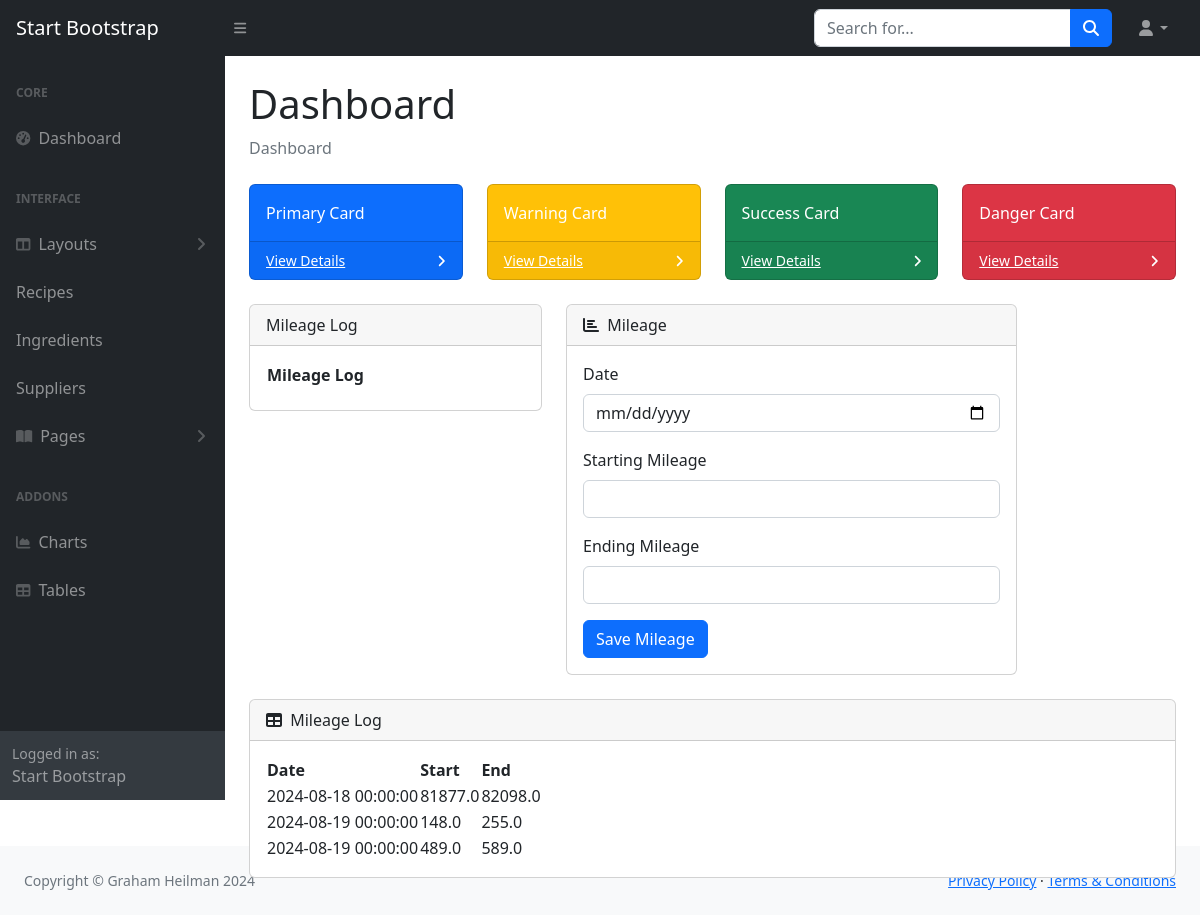
The app's page /mileage/ with its own data.
### main.py (models this page shows)
class Mileage(db.Model):
    __tablename__ = "mileage_log"
    mileage_id: Mapped[int] = mapped_column(Integer, primary_key=True)
    mileage_date: Mapped[DateTime] = mapped_column(DateTime(timezone=True))       #, default=datetime.datetime.now())
    starting_mileage: Mapped[float] = mapped_column(Float)
    ending_mileage: Mapped[float] = mapped_column(Float)
    distance = ending_mileage - starting_mileage

### main.py (the view)
@app.route('/mileage/', methods=['POST', 'GET'])
def mileage():
    mileage_form = MileageForm()
    result = db.session.execute(db.select(Mileage).order_by(Mileage.mileage_date))
    mileage_entries = result.scalars().all()
    if mileage_form.validate_on_submit():
        print("checking mileage")
        print(f"Date: {mileage_form.date.data}"),
        print(f"Starting: {mileage_form.starting_mileage.data}"),
        print(f"Ending:{mileage_form.ending_mileage.data}"),
        mileage_str = str(mileage_form.date.data)
        print (mileage_str)
        new_mileage_log = Mileage(
            mileage_date=(datetime.strptime(mileage_str, "%Y-%m-%d")),
            starting_mileage=mileage_form.starting_mileage.data,
            ending_mileage=mileage_form.ending_mileage.data,
        )
        print(new_mileage_log)
        db.session.add(new_mileage_log)
        db.session.commit()
        return (redirect(url_for('mileage')))
    else:
        for entry in mileage_entries:
            print (f"Mileage entry: {entry.mileage_date}, {entry.starting_mileage}, {entry.ending_mileage}, {entry.distance}")
            curr_date = datetime.today().date()
            print (f"curr date {curr_date}")
        mileage_form.date = curr_date
        return render_template('mileage.html', mileage_entries=mileage_entries, form=mileage_form)

### forms.py
class MileageForm(FlaskForm):
    date = DateField('Date', format='%Y-%m-%d', validators=[DataRequired()])
    starting_mileage = IntegerField('Starting Mileage', validators=[DataRequired()])
    ending_mileage = IntegerField('Ending Mileage', validators=[DataRequired()])
    submit = SubmitField(label="Save Mileage")

### templates/mileage.html (shortened to what this page needs)
{% from "bootstrap5/form.html" import render_form %}
{% include "header-nav.html" %}
        <div id="layoutSidenav">
            <div id="layoutSidenav_nav">
                <nav class="sb-sidenav accordion sb-sidenav-dark" id="sidenavAccordion">
                    <div class="sb-sidenav-menu">
                        <div class="nav">
                            <div class="sb-sidenav-menu-heading">Core</div>
                            <a class="nav-link" href="index.html">
                                <div class="sb-nav-link-icon"><i class="fas fa-tachometer-alt"></i></div>
                                Dashboard
                            </a>
                            <div class="sb-sidenav-menu-heading">Interface</div>
                            <a class="nav-link collapsed" href="#" data-bs-toggle="collapse" data-bs-target="#collapseLayouts" aria-expanded="false" aria-controls="collapseLayouts">
                                <div class="sb-nav-link-icon"><i class="fas fa-columns"></i></div>
                                Layouts
                                <div class="sb-sidenav-collapse-arrow"><i class="fas fa-angle-down"></i></div>
                            </a>
                            <a class="nav-link" href="{{ url_for('recipes')}}">Recipes</a>
                            <a class="nav-link" href="{{ url_for('ingredients')}}">Ingredients</a>
                            <a class="nav-link" href="{{ url_for('add_supplier')}}">Suppliers</a>
                            <a class="nav-link collapsed" href="#" data-bs-toggle="collapse" data-bs-target="#collapsePages" aria-expanded="false" aria-controls="collapsePages">
                                <div class="sb-nav-link-icon"><i class="fas fa-book-open"></i></div>
                                Pages
                                <div class="sb-sidenav-collapse-arrow"><i class="fas fa-angle-down"></i></div>
                            </a>
                            <div class="sb-sidenav-menu-heading">Addons</div>
                            <a class="nav-link" href="charts.html">
                                <div class="sb-nav-link-icon"><i class="fas fa-chart-area"></i></div>
                                Charts
                            </a>
                            <a class="nav-link" href="tables.html">
                                <div class="sb-nav-link-icon"><i class="fas fa-table"></i></div>
                                Tables
                            </a>
                        </div>
                    </div>
                    <div class="sb-sidenav-footer">
                        <div class="small">Logged in as:</div>
                        Start Bootstrap
                    </div>
                </nav>
            </div>
            <div id="layoutSidenav_content">
                <main>
                    <div class="container-fluid px-4">
                        <h1 class="mt-4">Dashboard</h1>
                        <ol class="breadcrumb mb-4">
                            <li class="breadcrumb-item active">Dashboard</li>
                        </ol>
                        <div class="row">
                            <div class="col-xl-3 col-md-6">
                                <div class="card bg-primary text-white mb-4">
                                    <div class="card-body">Primary Card</div>
                                    <div class="card-footer d-flex align-items-center justify-content-between">
                                        <a class="small text-white stretched-link" href="#">View Details</a>
                                        <div class="small text-white"><i class="fas fa-angle-right"></i></div>
                                    </div>
                                </div>
                            </div>
                            <div class="col-xl-3 col-md-6">
                                <div class="card bg-warning text-white mb-4">
                                    <div class="card-body">Warning Card</div>
                                    <div class="card-footer d-flex align-items-center justify-content-between">
                                        <a class="small text-white stretched-link" href="#">View Details</a>
                                        <div class="small text-white"><i class="fas fa-angle-right"></i></div>
                                    </div>
                                </div>
                            </div>
                            <div class="col-xl-3 col-md-6">
                                <div class="card bg-success text-white mb-4">
                                    <div class="card-body">Success Card</div>
                                    <div class="card-footer d-flex align-items-center justify-content-between">
                                        <a class="small text-white stretched-link" href="#">View Details</a>
                                        <div class="small text-white"><i class="fas fa-angle-right"></i></div>
                                    </div>
                                </div>
                            </div>
                            <div class="col-xl-3 col-md-6">
                                <div class="card bg-danger text-white mb-4">
                                    <div class="card-body">Danger Card</div>
                                    <div class="card-footer d-flex align-items-center justify-content-between">
                                        <a class="small text-white stretched-link" href="#">View Details</a>
                                        <div class="small text-white"><i class="fas fa-angle-right"></i></div>
                                    </div>
                                </div>
                            </div>
                        </div>
                        <div class="row">
                            <div class="col-xl-4">
                                <div class="card mb-4">
                                    <div class="card-header">
                                        Mileage Log
                                    </div>
                                    <div class="card-body">
                                        <table>
                                        <thead>
                                            <tr>
                                                <th>Mileage Log</th>
                                            </tr>
                                        </thead>
                                        <tbody>
                                        {% for mileage in mileage_entries %}
                                            <tr>
                                                <td>{{ mileage.date }}</td>
                                            </tr>
                                        {% endfor %}
                                        </tbody>
                                        </table>
                                    </div>
                                </div>
                            </div>
                            <div class="col-xl-6">
                                <div class="card mb-4">
                                    <div class="card-header">
                                        <i class="fas fa-chart-bar me-1"></i>
                                        Mileage
                                    </div>
                                    <div class="card-body">
                                        {{ render_form(form, novalidate=True, button_map={"submit": "primary"}) }}
                                    </div>
                                </div>
                            </div>
                        </div>
                        <div class="card mb-4">
                            <div class="card-header">
                                <i class="fas fa-table me-1"></i>
                                Mileage Log
                            </div>
                            <div class="card-body">
                                <table id="datatablesSimple">
                                    <thead>
                                        <tr>
                                            <th>Date</th>
                                            <th>Start</th>
                                            <th>End</th>
                                        </tr>
                                    </thead>
                                    <tbody>
                                    {% for mileage in mileage_entries %}
                                        <tr>
                                            <td>{{ mileage.mileage_date }}</td>
                                            <td>{{ mileage.starting_mileage }}</td>
                                            <td>{{ mileage.ending_mileage }}</td>
                                        </tr>
                                    {% endfor %}
                                    </tbody>
                                </table>
                            </div>
                        </div>
                    </div>
                </main>
            </div>
        </div>
{% include "footer.html" %}

### templates/header-nav.html (shortened to what this page needs)
<!DOCTYPE html>
<html lang="en">
    <head>
        {% block styles %}
        {{ bootstrap.load_css() }}
        <link href="https://cdn.jsdelivr.net/npm/simple-datatables@7.1.2/dist/style.min.css" rel="stylesheet" />
        <link href="{{ url_for('static', filename='css/styles.css') }}" rel="stylesheet" />
        {% endblock %}
    </head>
    <body class="sb-nav-fixed">
        <nav class="sb-topnav navbar navbar-expand navbar-dark bg-dark">
            <a class="navbar-brand ps-3" href="/">Start Bootstrap</a>
            <button class="btn btn-link btn-sm order-1 order-lg-0 me-4 me-lg-0" id="sidebarToggle" href="#!"><i class="fas fa-bars"></i></button>
            <form class="d-none d-md-inline-block form-inline ms-auto me-0 me-md-3 my-2 my-md-0">
                <div class="input-group">
                    <input class="form-control" type="text" placeholder="Search for..." aria-label="Search for..." aria-describedby="btnNavbarSearch" />
                    <button class="btn btn-primary" id="btnNavbarSearch" type="button"><i class="fas fa-search"></i></button>
                </div>
            </form>
            <ul class="navbar-nav ms-auto ms-md-0 me-3 me-lg-4">
                <li class="nav-item dropdown">
                    <a class="nav-link dropdown-toggle" id="navbarDropdown" href="#" role="button" data-bs-toggle="dropdown" aria-expanded="false"><i class="fas fa-user fa-fw"></i></a>
                </li>
            </ul>
        </nav>

### templates/footer.html (shortened to what this page needs)
<footer class="py-4 bg-light mt-auto">
                    <div class="container-fluid px-4">
                        <div class="d-flex align-items-center justify-content-between small">
                            <div class="text-muted">Copyright &copy; Graham Heilman 2024</div>
                            <div>
                                <a href="#">Privacy Policy</a>
                                &middot;
                                <a href="#">Terms &amp; Conditions</a>
                            </div>
                        </div>
                    </div>
                </footer>
    </body>
</html>

### records on screen
Mileage: mileage_date "2024-08-18 00:00:00", starting_mileage "81877.0", ending_mileage "82098.0"
Mileage: mileage_date "2024-08-19 00:00:00", starting_mileage "148.0", ending_mileage "255.0"
Mileage: mileage_date "2024-08-19 00:00:00", starting_mileage "489.0", ending_mileage "589.0"
